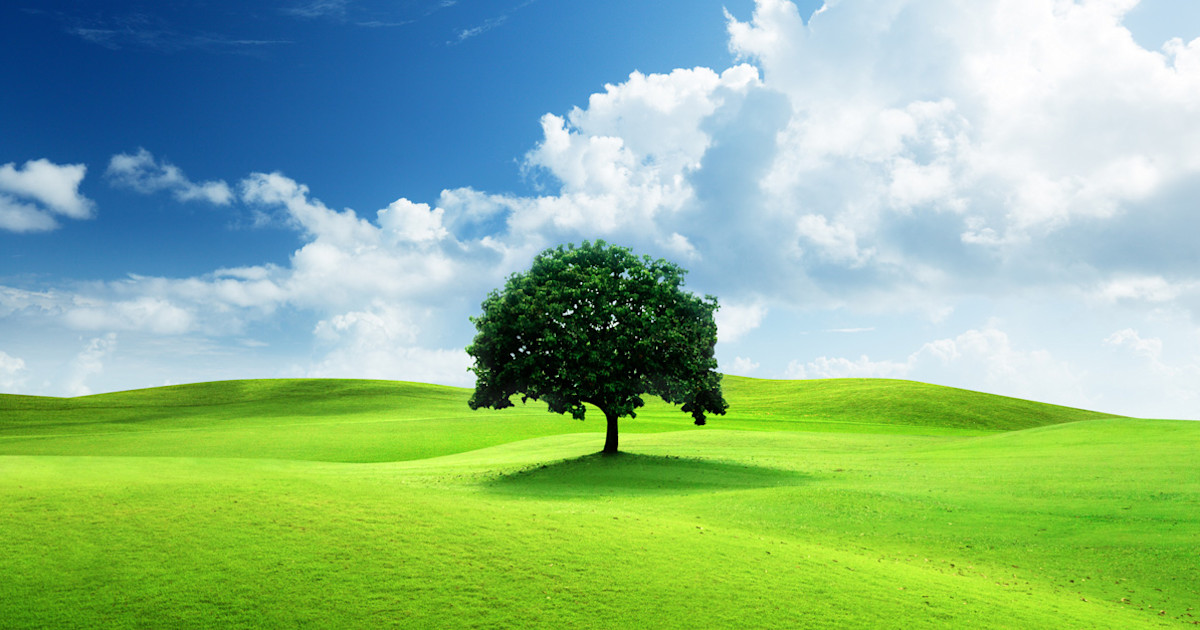
#> input picture tree.jpg, 1200 x 630 px
$ jupyter execute 'Labsheet 1.ipynb'   (shell and % lines are left out)
#> lines starting #> are read from the running program, lines starting #| are printed output that depends on the picture; long printed decimals are rounded
[cell 1]
import cv2
import numpy as np
import pandas as pd
import matplotlib.pyplot as plt

print("All packages are working!")

[cell 2]
# 1. Read / Acquire Image
image = cv2.imread("tree.jpg")
#> image is the input picture: shape (630, 1200, 3); mean B, G, R 139.9, 183.6, 139.8

[cell 3]
if image is None:
    print("Image could not be loaded.")
else:
    print("Image loaded successfully.")

[cell 4]
print("Image shape:", image.shape)
#| Image shape: (630, 1200, 3)

[cell 5]
   # 2. Display Image Information
height, width, channels = image.shape
#> height = 630; width = 1200; channels = 3

print("Height:", height)
#| Height: 630
print("Width:", width)
#| Width: 1200
print("Channels:", channels)
#| Channels: 3
print("Total pixels:", height * width)
#| Total pixels: 756000

[cell 6]
 # 3. Convert BGR to RGB for Matplotlib
image_rgb = cv2.cvtColor(image, cv2.COLOR_BGR2RGB)

plt.imshow(image_rgb)
plt.title("Original Image")
plt.axis("off")
plt.show()

[cell 7]
# 4. Save Original Image
cv2.imwrite("output_original.jpg", image)
#> Out = True

[cell 8]
# 5. Grayscale Conversion
gray = cv2.cvtColor(image, cv2.COLOR_BGR2GRAY)
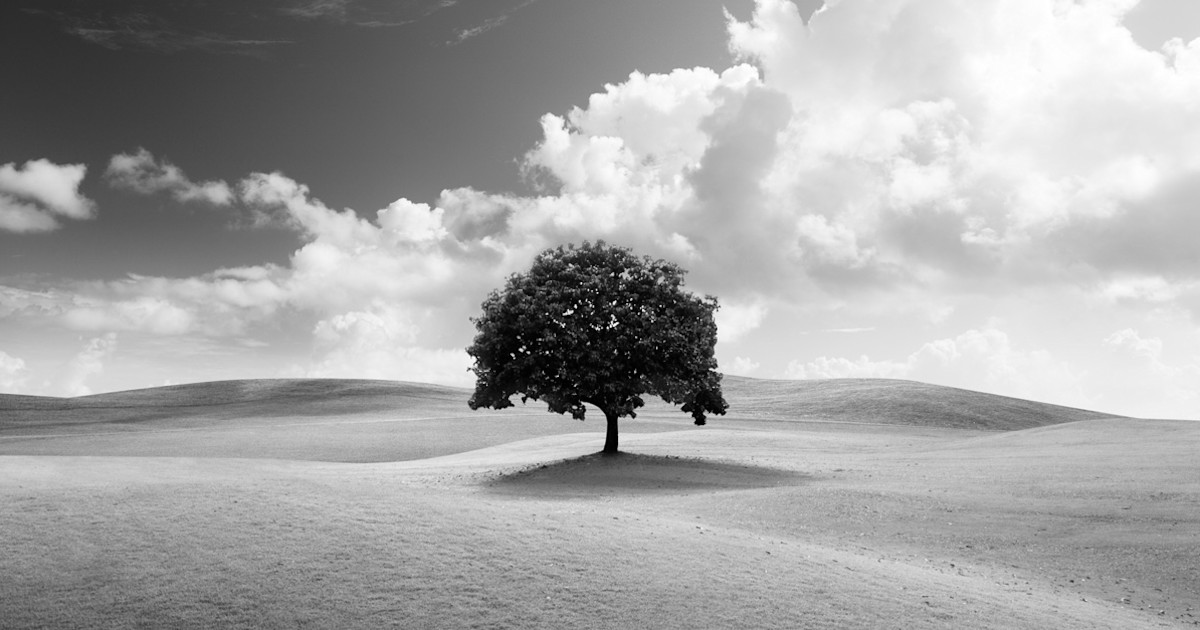
#> gray: shape (630, 1200); min 0, max 255, mean 165.5

[cell 9]
plt.imshow(gray, cmap="gray")
plt.title("Grayscale Image")
plt.axis("off")
plt.show()

[cell 10]
cv2.imwrite("grayscale.jpg", gray)
#> Out = True

[cell 11]
   # 6. Resize
resized = cv2.resize(image, (400, 300))
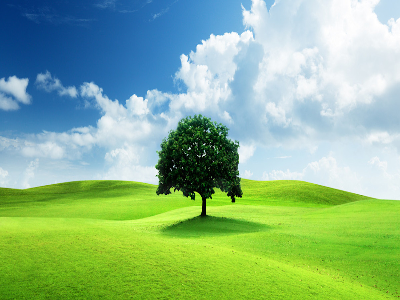
#> resized: shape (300, 400, 3); mean B, G, R 139.8, 183.5, 139.8

[cell 12]
resized_rgb = cv2.cvtColor(resized, cv2.COLOR_BGR2RGB)

plt.imshow(resized_rgb)
plt.title("Resized Image")
plt.axis("off")
plt.show()

[cell 13]
cv2.imwrite("resized.jpg", resized)
#> Out = True

[cell 14]
 #7. Rotation
rotated = cv2.rotate(image, cv2.ROTATE_90_CLOCKWISE)
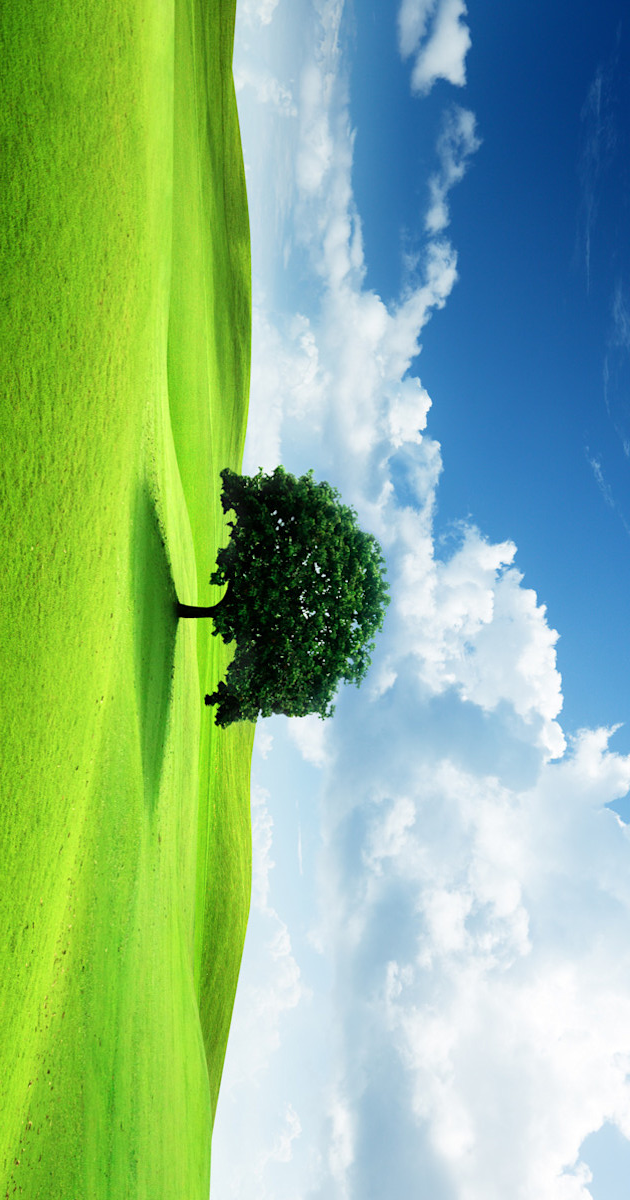
#> rotated: shape (1200, 630, 3); mean B, G, R 139.9, 183.6, 139.8

[cell 15]
rotated_rgb = cv2.cvtColor(rotated, cv2.COLOR_BGR2RGB)

plt.imshow(rotated_rgb)
plt.title("Rotated Image")
plt.axis("off")
plt.show()

[cell 16]
 # 8. Horizontal Flip
horizontal_flip = cv2.flip(image, 1)
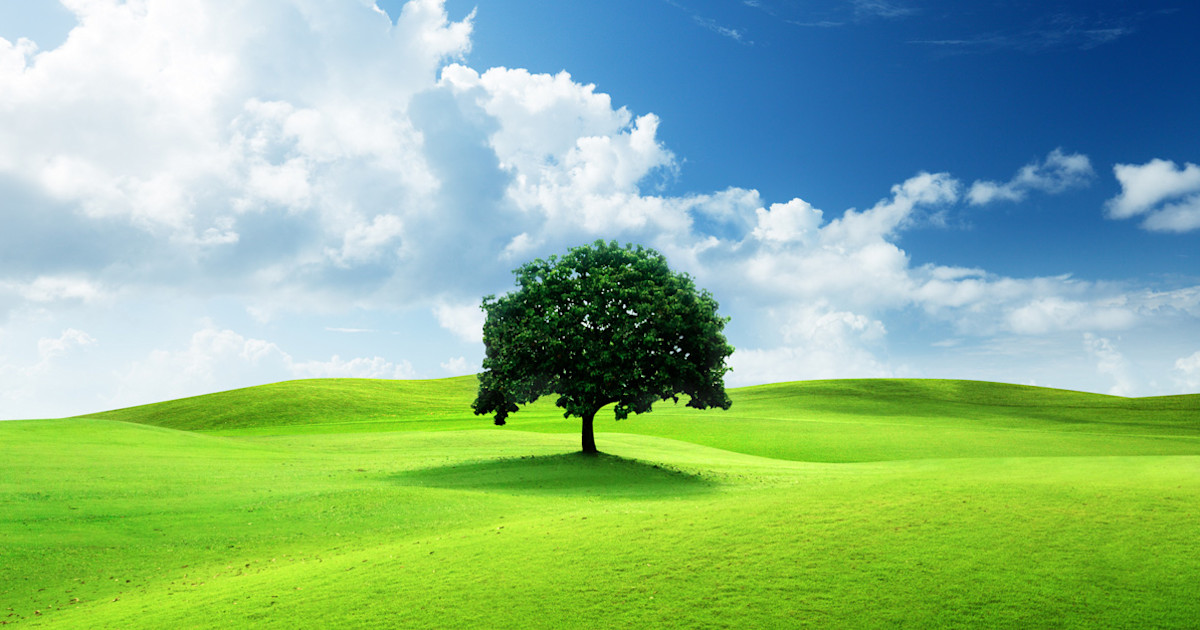
#> horizontal_flip: shape (630, 1200, 3); mean B, G, R 139.9, 183.6, 139.8

[cell 17]
horizontal_rgb = cv2.cvtColor(horizontal_flip, cv2.COLOR_BGR2RGB)

plt.imshow(horizontal_rgb)
plt.title("Horizontal Flip")
plt.axis("off")
plt.show()

[cell 18]
# 9. Vertical Flip
vertical_flip = cv2.flip(image, 0)
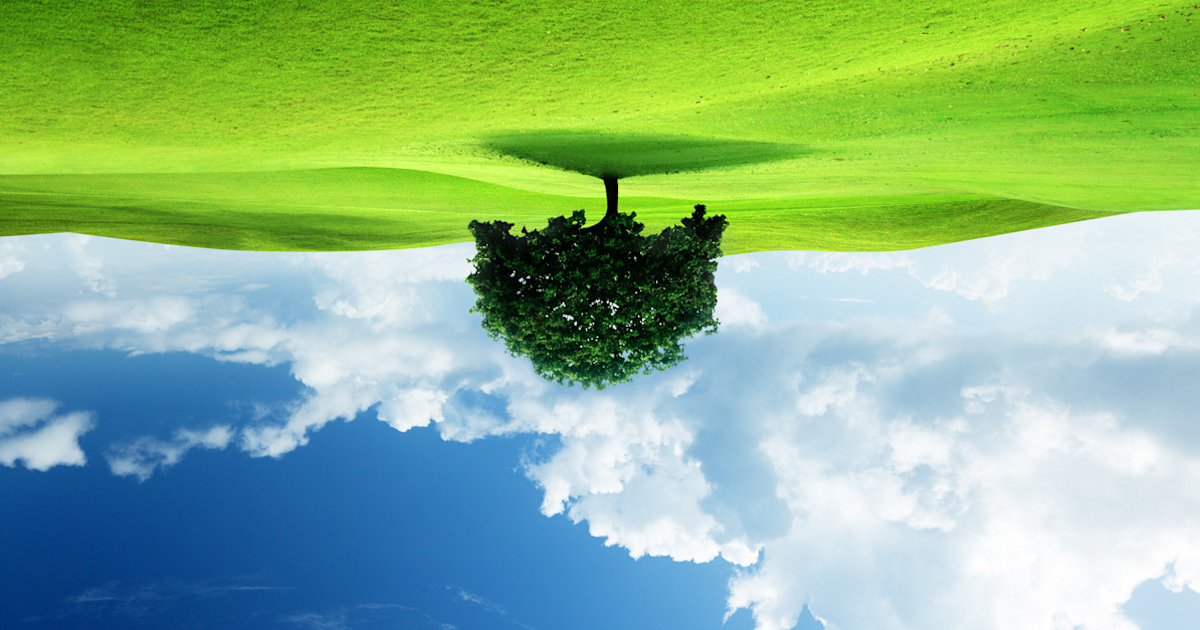
#> vertical_flip: shape (630, 1200, 3); mean B, G, R 139.9, 183.6, 139.8

[cell 19]
vertical_rgb = cv2.cvtColor(vertical_flip, cv2.COLOR_BGR2RGB)

plt.imshow(vertical_rgb)
plt.title("Vertical Flip")
plt.axis("off")
plt.show()

[cell 20]
# 10. Negative / Complement
negative = 255 - image
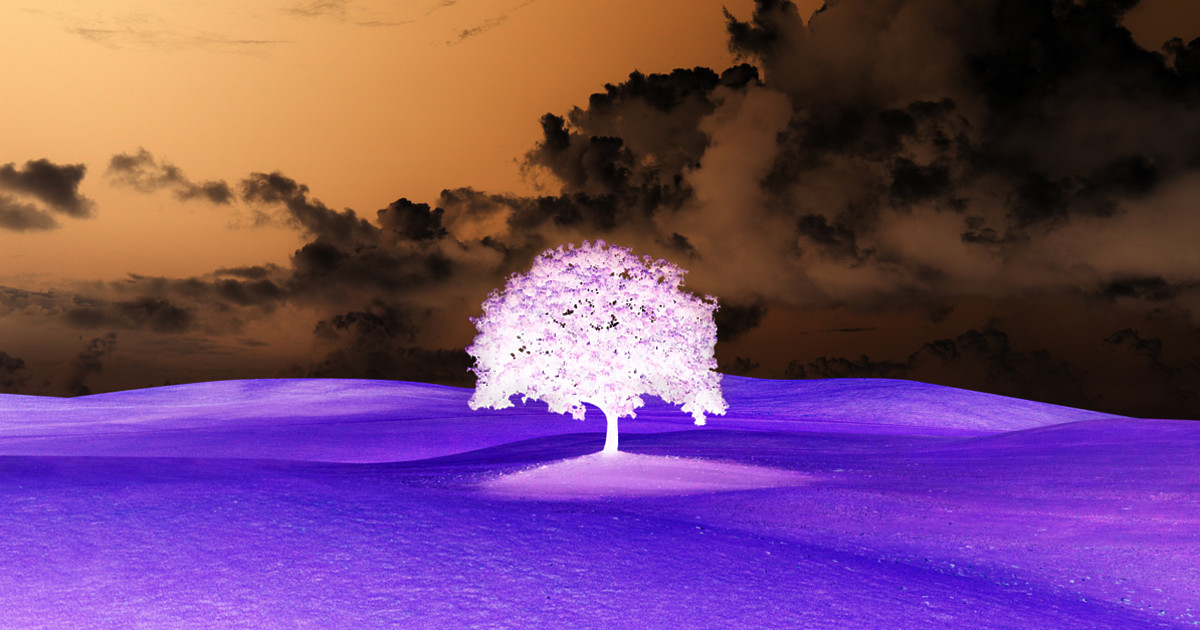
#> negative: shape (630, 1200, 3); mean B, G, R 115.1, 71.4, 115.2

[cell 21]
negative_rgb = cv2.cvtColor(negative, cv2.COLOR_BGR2RGB)

plt.imshow(negative_rgb)
plt.title("Negative Image")
plt.axis("off")
plt.show()

[cell 22]
cv2.imwrite("negative.jpg", negative)
#> Out = True

[cell 23]
 # 11. Crop ROI
roi = image[235:460, 460:735]
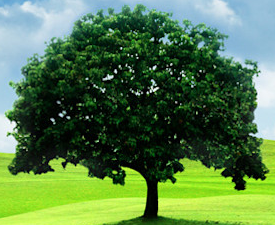
#> roi: shape (225, 275, 3); mean B, G, R 74.1, 122.7, 86

[cell 24]
roi_rgb = cv2.cvtColor(roi, cv2.COLOR_BGR2RGB)

plt.imshow(roi_rgb)
plt.title("Region of Interest")
plt.axis("off")
plt.show()

[cell 25]
cv2.imwrite("roi.jpg", roi)
#> Out = True

[cell 26]
print("ROI shape:", roi.shape)
#| ROI shape: (225, 275, 3)

[cell 27]
 # 12. Analyze ROI
roi_gray = cv2.cvtColor(roi, cv2.COLOR_BGR2GRAY)
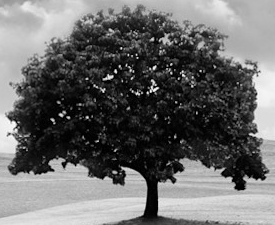
#> roi_gray: shape (225, 275); min 0, max 254, mean 106.2

print("ROI mean intensity:", np.mean(roi_gray))
#| ROI mean intensity: 106.163

[cell 28]
print("ROI minimum intensity:", np.min(roi_gray))
#| ROI minimum intensity: 0
print("ROI maximum intensity:", np.max(roi_gray))
#| ROI maximum intensity: 254

[cell 29]
    # 13. Display All Images

plt.figure(figsize=(12, 8))

plt.subplot(3, 3, 1)
plt.imshow(image_rgb)
plt.title("Original")
plt.axis("off")

plt.subplot(3, 3, 2)
plt.imshow(gray, cmap="gray")
plt.title("Grayscale")
plt.axis("off")

plt.subplot(3, 3, 3)
plt.imshow(resized_rgb)
plt.title("Resized")
plt.axis("off")

plt.subplot(3, 3, 4)
plt.imshow(rotated_rgb)
plt.title("Rotated")
plt.axis("off")
plt.subplot(3, 3, 5)
plt.imshow(horizontal_rgb)
plt.title("Horizontal Flip")
plt.axis("off")

plt.subplot(3, 3, 6)
plt.imshow(vertical_rgb)
plt.title("Vertical Flip")
plt.axis("off")

plt.subplot(3, 3, 7)
plt.imshow(negative_rgb)
plt.title("Negative")
plt.axis("off")

plt.subplot(3, 3, 8)
plt.imshow(roi_rgb)
plt.title("ROI")
plt.axis("off")

plt.tight_layout()
plt.show()

$ run again, with negative.jpg copied over tree.jpg
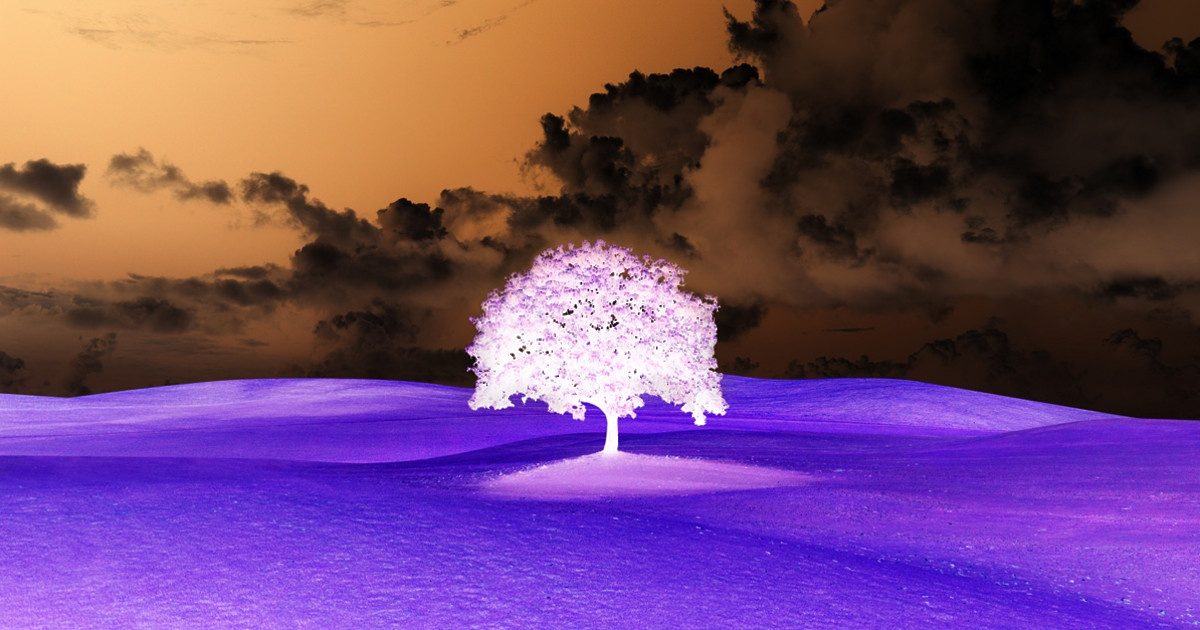
#> input picture negative.jpg, 1200 x 630 px
#> image is the input picture: shape (630, 1200, 3); mean B, G, R 115.1, 71.4, 115.2
#| Image shape: (630, 1200, 3)
#| Height: 630
#| Width: 1200
#| Channels: 3
#| Total pixels: 756000
#> `cv2.imwrite("output_original.jpg", image)`: Out = True
#> `roi = image[235:460, 460:735]`:
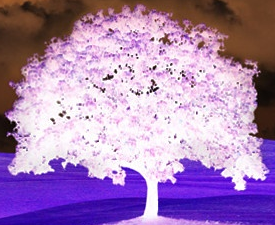
#> roi: shape (225, 275, 3); mean B, G, R 180.6, 132.3, 168.7
#| ROI shape: (225, 275, 3)
#> `roi_gray = cv2.cvtColor(roi, cv2.COLOR_BGR2GRAY)`:
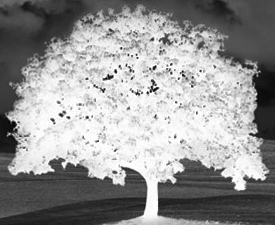
#> roi_gray: shape (225, 275); min 2, max 255, mean 148.7
#| ROI mean intensity: 148.691
#| ROI minimum intensity: 2
#| ROI maximum intensity: 255

$ run again, with roi.jpg copied over tree.jpg
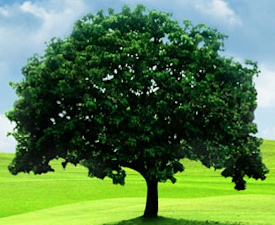
#> input picture roi.jpg, 275 x 225 px
#> image is the input picture: shape (225, 275, 3); mean B, G, R 74.4, 122.7, 86.3
#| Image shape: (225, 275, 3)
#| Height: 225
#| Width: 275
#| Channels: 3
#| Total pixels: 61875
#> `cv2.imwrite("output_original.jpg", image)`: Out = True
#> `resized = cv2.resize(image, (400, 300))`:
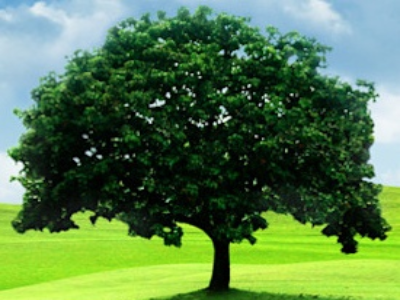
#> resized: shape (300, 400, 3); mean B, G, R 74.3, 122.6, 86.2
#> `negative = 255 - image`:
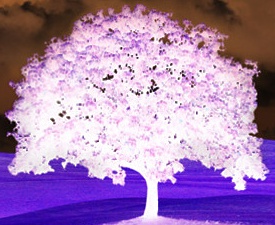
#> negative: shape (225, 275, 3); mean B, G, R 180.6, 132.3, 168.7
#> roi = empty array
#> `cv2.imwrite("roi.jpg", roi)`: Out = True
#| ROI shape: (0, 0, 3)
